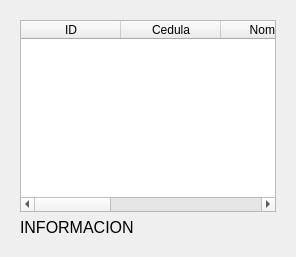
               <widget class="QWidget" name="inicioPagina">
                <layout class="QVBoxLayout" name="verticalLayout_18">
                 <item>
                  <widget class="QWidget" name="widget_2" native="true">
                   <layout class="QVBoxLayout" name="verticalLayout_28">
                    <item>
                     <widget class="QTableWidget" name="tableWidget">
                      <property name="sizePolicy">
                       <sizepolicy hsizetype="Expanding" vsizetype="Expanding">
                        <horstretch>0</horstretch>
                        <verstretch>0</verstretch>
                       </sizepolicy>
                      </property>
                      <property name="font">
                       <font>
                        <pointsize>9</pointsize>
                       </font>
                      </property>
                      <column>
                       <property name="text">
                        <string>ID</string>
                       </property>
                      </column>
                      <column>
                       <property name="text">
                        <string>Cedula</string>
                       </property>
                      </column>
                      <column>
                       <property name="text">
                        <string>Nombre</string>
                       </property>
                      </column>
                      <column>
                       <property name="text">
                        <string>Apellido</string>
                       </property>
                      </column>
                      <column>
                       <property name="text">
                        <string>Telefono</string>
                       </property>
                      </column>
                      <column>
                       <property name="text">
                        <string>Correo</string>
                       </property>
                      </column>
                     </widget>
                    </item>
                    <item>
                     <widget class="QLabel" name="label_10">
                      <property name="font">
                       <font>
                        <pointsize>12</pointsize>
                       </font>
                      </property>
                      <property name="text">
                       <string>INFORMACION</string>
                      </property>
                     </widget>
                    </item>
                   </layout>
                  </widget>
                 </item>
                </layout>
               </widget>
